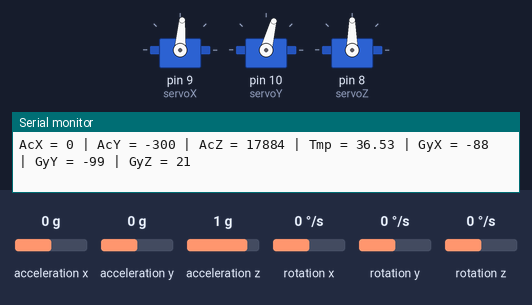
Simulated run of this sketch. Board: Arduino Uno, built with avr-gcc and run on an emulated ATmega328P. On the bench: 3 × servo, the last lines printed to the serial monitor. Wiring (inferred from the names in the program): MPU-6050 motion sensor at I2C address 0x68. Inputs (shaded band) come from the test bench; at power-on: rotation x 0 °/s, rotation y 0 °/s, acceleration x 0 g, acceleration y 0 g, acceleration z 1 g, rotation z 0 °/s.

Above: at 1.2 s.
1.3 s: rotation x set to 100 °/s
At 2.5 s:
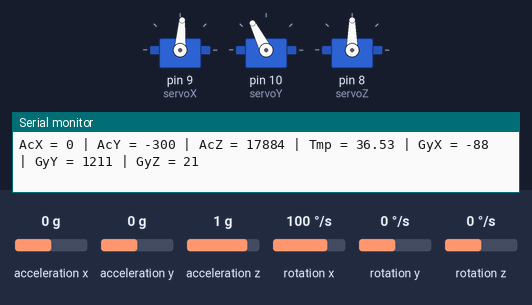
2.8 s: rotation y set to -192 °/s
At 3.4 s:
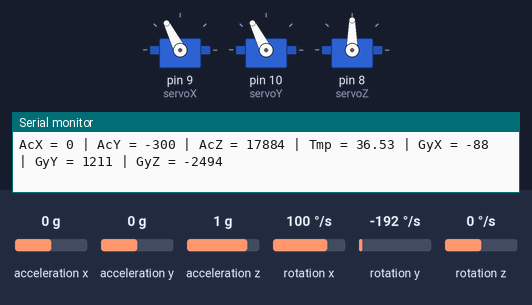
4.3 s: rotation x set to -192 °/s
At 5.1 s:
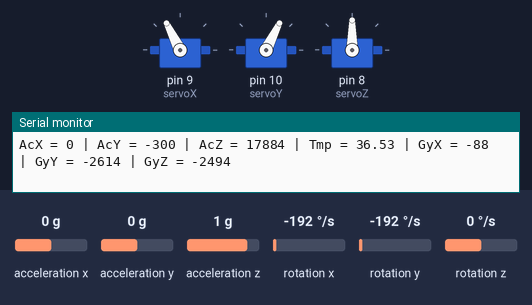
5.8 s: rotation y set to 100 °/s
At 7.0 s:
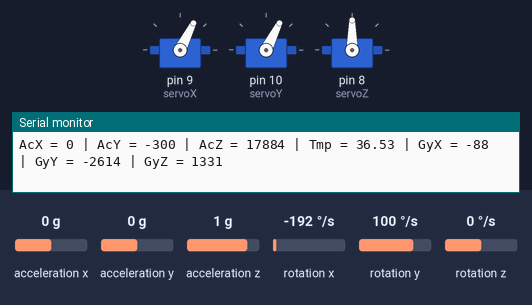
7.3 s: rotation x set to 192 °/s
At 8.6 s:
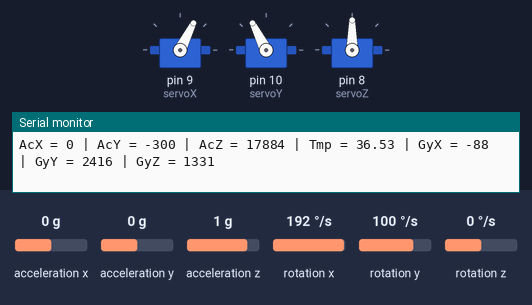
8.9 s: rotation x set to 4 °/s
At 9.5 s:
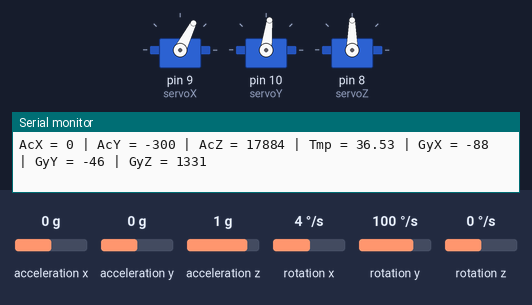
Timing chart, 0 to 11.4 s (numbered marks = the images above; inputs shaded):
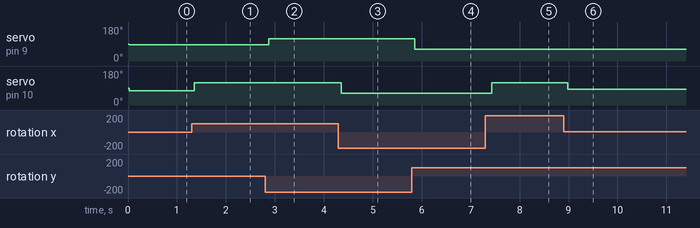

Measured:
- after the input at 1.3 s, servo on pin 10 (servoY): 75° → 117° after 0.05 s
- after the input at 2.8 s, servo on pin 9 (servoX): 86° → 117° after 0.08 s
- after the input at 4.3 s, servo on pin 10 (servoY): 117° → 63° after 0.06 s
- after the input at 5.8 s, servo on pin 9 (servoX): 117° → 63° after 0.05 s
- after the input at 7.3 s, servo on pin 10 (servoY): 63° → 117° after 0.13 s
- after the input at 8.9 s, servo on pin 10 (servoY): 117° → 83° after 0.08 s

The sketch:

accelerometre.ino
```cpp
#include<Wire.h>
 /* Inclut la lib Servo pour manipuler le servomoteur */
#include <Servo.h>

/* Créer un objet Servo pour contrôler le servomoteur */
Servo servoX, servoY, servoZ;
    const int MPU_addr=0x68;  // I2C address of the MPU-6050
    int16_t AcX,AcY,AcZ,Tmp,GyX,GyY,GyZ;
    int initX, initY,initZ;
    void setup(){
      Wire.begin();
      Wire.beginTransmission(MPU_addr);
      Wire.write(0x6B);  // PWR_MGMT_1 register
      Wire.write(0);     // set to zero (wakes up the MPU-6050)
      Wire.endTransmission(true);
      Serial.begin(9600);

        // Attache le servomoteur à la broche D9
        servoX.attach(9);
        servoY.attach(10);
        servoZ.attach(8);
       // monServomoteur.attach(9);
       // servo2.attach(10);

        Wire.requestFrom(MPU_addr,14,true);  // request a total of 14 registers
      initX=Wire.read()<<8|Wire.read();  // 0x3B (ACCEL_XOUT_H) & 0x3C (ACCEL_XOUT_L)
      initY=Wire.read()<<8|Wire.read();  // 0x3D (ACCEL_YOUT_H) & 0x3E (ACCEL_YOUT_L)
      initZ=Wire.read()<<8|Wire.read();

      servoX.write(90);
      servoY.write(90);
      servoZ.write(90);
    }
    void loop(){
      Wire.beginTransmission(MPU_addr);
      Wire.write(0x3B);  // starting with register 0x3B (ACCEL_XOUT_H)
      Wire.endTransmission(false);
      Wire.requestFrom(MPU_addr,14,true);  // request a total of 14 registers
      AcX=Wire.read()<<8|Wire.read();  // 0x3B (ACCEL_XOUT_H) & 0x3C (ACCEL_XOUT_L)
      AcY=Wire.read()<<8|Wire.read();  // 0x3D (ACCEL_YOUT_H) & 0x3E (ACCEL_YOUT_L)
      AcZ=Wire.read()<<8|Wire.read();  // 0x3F (ACCEL_ZOUT_H) & 0x40 (ACCEL_ZOUT_L)
   //   Tmp=Wire.read()<<8|Wire.read();  // 0x41 (TEMP_OUT_H) & 0x42 (TEMP_OUT_L)
      GyX=Wire.read()<<8|Wire.read();  // 0x43 (GYRO_XOUT_H) & 0x44 (GYRO_XOUT_L)
      GyY=Wire.read()<<8|Wire.read();  // 0x45 (GYRO_YOUT_H) & 0x46 (GYRO_YOUT_L)
      GyZ=Wire.read()<<8|Wire.read();  // 0x47 (GYRO_ZOUT_H) & 0x48 (GYRO_ZOUT_L)

      //AcX= AcX -initX;
      AcY= AcY -300;
      AcZ= AcZ+1500;

      GyX =(GyX + 3380)/10;
      GyY = (GyY - 990)/10;
      GyZ = (GyZ  +210)/10;
      Serial.print("AcX = "); Serial.print(AcX);
      Serial.print(" | AcY = "); Serial.print(AcY);
      Serial.print(" | AcZ = "); Serial.print(AcZ);
      Serial.print(" | Tmp = "); Serial.print(Tmp/340.00+36.53);  //equation for temperature in degrees C from datasheet
      Serial.print(" | GyX = "); Serial.print(GyX);
      Serial.print(" | GyY = "); Serial.print(GyY);
      Serial.print(" | GyZ = "); Serial.println(GyZ);
      int value1 = constrain(GyY,-180,180);
      value1= map (value1,-200,200,60,120);
      servoY.write(value1);
      int value2 = constrain(GyZ,-180,180);
      value2=map(value2,200,-200,60,120);
      servoX.write(value2);

      delay(50);

        // Fait bouger le bras de 0° à 180°
     /* for (int position = 0; position <= 180; position++) {
        monServomoteur.write(position);
        servo2.write(position);
        delay(10);
      }

      // Fait bouger le bras de 180° à 10°
      for (int position = 180; position >= 0; position--) {
        monServomoteur.write(position);
        servo2.write(position);
        delay(10);
      }*/
    }
```
